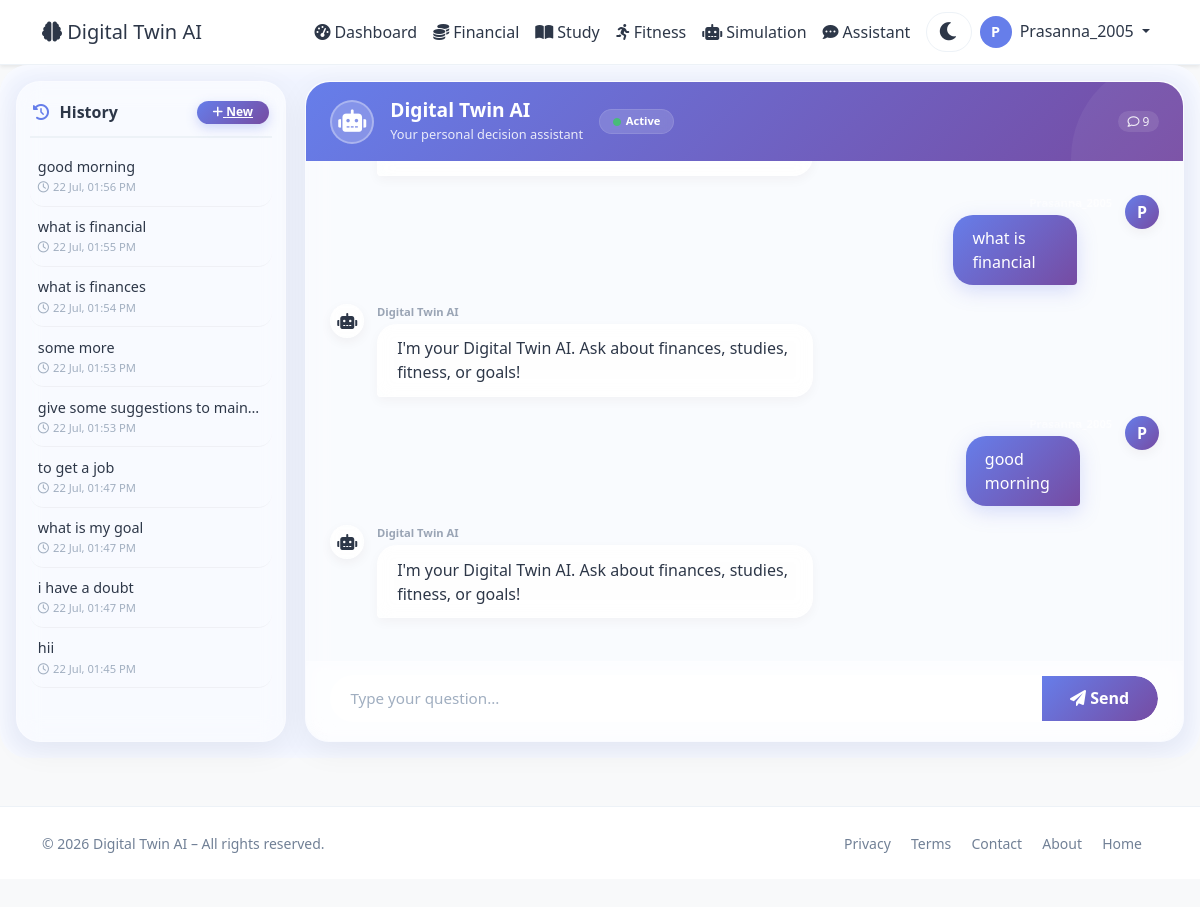
The page /user/assistant (signed in) on the database its author committed.
### app.py (models this page shows, shortened)
class User(UserMixin, db.Model):
    id = db.Column(db.Integer, primary_key=True)
    username = db.Column(db.String(80), unique=True, nullable=False)
    email = db.Column(db.String(120), unique=True, nullable=False)
    password_hash = db.Column(db.String(200), nullable=False)
    age = db.Column(db.Integer, default=25)
    occupation = db.Column(db.String(100), default='Student')
    monthly_income = db.Column(db.Float, default=50000)
    monthly_expenses = db.Column(db.Float, default=35000)
    savings = db.Column(db.Float, default=100000)
    study_hours_per_week = db.Column(db.Float, default=20)
    fitness_hours_per_week = db.Column(db.Float, default=5)
    sleep_hours_per_day = db.Column(db.Float, default=7)
    created_at = db.Column(db.DateTime, default=datetime.utcnow)
    is_admin = db.Column(db.Boolean, default=False)
    transactions = db.relationship('Transaction', backref='user', lazy=True)
    study_logs = db.relationship('StudyLog', backref='user', lazy=True)
    fitness_logs = db.relationship('FitnessLog', backref='user', lazy=True)
    goals = db.relationship('Goal', backref='user', lazy=True)

class ChatMessage(db.Model):
    id = db.Column(db.Integer, primary_key=True)
    user_id = db.Column(db.Integer, db.ForeignKey('user.id'), nullable=False)
    question = db.Column(db.Text, nullable=False)
    response = db.Column(db.Text, nullable=False)
    timestamp = db.Column(db.DateTime, default=datetime.utcnow)
    user = db.relationship('User', backref='chat_messages')

### app.py (the view, shortened to what this page needs)
@app.route('/user/assistant', methods=['GET', 'POST'])
@login_required
def user_assistant():
    if request.args.get('new'):
        session.pop('last_query', None)
        session.pop('last_response', None)
        session['hide_messages'] = True   # <-- Hide messages in chat body
        return redirect(url_for('user_assistant'))
    load_id = request.args.get('load')
    last_query = session.get('last_query')
    last_response = session.get('last_response')
    hide_messages = session.get('hide_messages', False)
    all_messages = ChatMessage.query.filter_by(user_id=current_user.id).order_by(ChatMessage.timestamp.desc()).all()
    return render_template('user/assistant.html',
                           user=current_user,
                           last_query=last_query,
                           last_response=last_response,
                           all_messages=all_messages,
                           hide_messages=hide_messages)

### app.py (called while the page is built)
@app.context_processor
def utility_processor():
    return dict(datetime=datetime)

@login_manager.user_loader
def load_user(user_id):
    return User.query.get(int(user_id))

### templates/user/assistant.html (shortened to what this page needs)
{% extends "base.html" %}
{% block content %}
<div class="assistant-wrapper">
    <div class="assistant-container">
        <div class="history-sidebar">
            <h6>
                <span><i class="fas fa-history"></i> History</span>
                <a href="{{ url_for('user_assistant', new=True) }}" class="btn-new-chat">
                    <i class="fas fa-plus"></i> New
                </a>
            </h6>
            {% if all_messages %}
                {% for msg in all_messages %}
                <div class="history-item"
                     onclick="location.href='{{ url_for('user_assistant', load=msg.id) }}'">
                    <div class="question">{{ msg.question }}</div>
                    <div class="timestamp">
                        <i class="far fa-clock me-1"></i>{{ msg.timestamp.strftime('%d %b, %I:%M %p') }}
                    </div>
                </div>
                {% endfor %}
            {% else %}
                <div class="text-muted text-center py-3" style="font-size:0.85rem;">
                    <i class="fas fa-inbox fa-2x d-block mb-2 opacity-25"></i>
                    No conversations yet.<br>Start chatting!
                </div>
            {% endif %}
        </div>
        <div class="chat-area" id="chatArea">
            <div class="chat-header">
                <div class="avatar"><i class="fas fa-robot"></i></div>
                <div class="info">
                    <h5>Digital Twin AI</h5>
                    <small>Your personal decision assistant</small>
                </div>
                <div class="badge-status">
                    <i class="fas fa-circle"></i> Active
                </div>
                <div class="chat-stats">
                    <span><i class="far fa-comment"></i> {{ all_messages|length }}</span>
                </div>
            </div>
            <div class="chat-body" id="chatBody">
                {% if hide_messages or not all_messages %}
                    <div class="empty-state">
                        <i class="fas fa-comment-dots"></i>
                        <h5 class="fw-bold text-dark">Start a conversation</h5>
                        <p>Ask me about finances, studies, fitness, or life goals.</p>
                        <div class="quick-actions">
                            <span class="btn-outline" onclick="fillAndSubmit('How can I save more money?')">💰 Save more</span>
                            <span class="btn-outline" onclick="fillAndSubmit('How can I improve my GPA?')">📚 Improve GPA</span>
                            <span class="btn-outline" onclick="fillAndSubmit('Give me fitness advice')">🏃 Fitness advice</span>
                            <span class="btn-outline" onclick="fillAndSubmit('Set a goal for me')">🎯 Set a goal</span>
                        </div>
                    </div>
                {% else %}
                    {% for msg in all_messages|sort(attribute='timestamp') %}
                        <div class="chat-message user">
                            <div class="avatar-small">{{ user.username[0]|upper }}</div>
                            <div>
                                <div class="username-label">{{ user.username }}</div>
                                <div class="bubble">{{ msg.question }}</div>
                            </div>
                        </div>
                        <div class="chat-message assistant">
                            <div class="avatar-small"><i class="fas fa-robot"></i></div>
                            <div>
                                <div class="username-label">Digital Twin AI</div>
                                <div class="bubble">{{ msg.response|replace('\n', '<br>')|safe }}</div>
                            </div>
                        </div>
                    {% endfor %}
                {% endif %}
            </div>
            <div class="chat-input">
                <form method="POST" id="chatForm">
                    <div class="input-group">
                        <input type="text" name="query" id="queryInput" class="form-control" placeholder="Type your question..." required>
                        <button type="submit" class="btn-send"><i class="fas fa-paper-plane"></i> Send</button>
                    </div>
                </form>
            </div>
        </div>
    </div>
</div>
{% endblock %}

### templates/base.html (shortened to what this page needs)
<!DOCTYPE html>
<html lang="en" data-theme="light">
<head>
    <link href="https://cdn.jsdelivr.net/npm/bootstrap@5.3.0/dist/css/bootstrap.min.css" rel="stylesheet">
    <link rel="stylesheet" href="https://cdnjs.cloudflare.com/ajax/libs/font-awesome/6.0.0/css/all.min.css">
</head>
<body>
    <nav class="navbar navbar-expand-lg navbar-light bg-white shadow-sm">
        <div class="container">
            <a class="navbar-brand" href="{{ url_for('index') }}">
                <i class="fas fa-brain"></i> Digital Twin AI
            </a>
            <div class="collapse navbar-collapse" id="navbarNav">
                <ul class="navbar-nav ms-auto align-items-lg-center">
                    {% if current_user.is_authenticated %}
                        <li class="nav-item">
                            <a class="nav-link" href="{{ url_for('user_dashboard') }}">
                                <i class="fas fa-tachometer-alt me-1"></i>Dashboard
                            </a>
                        </li>
                        <li class="nav-item">
                            <a class="nav-link" href="{{ url_for('user_financial') }}">
                                <i class="fas fa-coins me-1"></i>Financial
                            </a>
                        </li>
                        <li class="nav-item">
                            <a class="nav-link" href="{{ url_for('user_study') }}">
                                <i class="fas fa-book-open me-1"></i>Study
                            </a>
                        </li>
                        <li class="nav-item">
                            <a class="nav-link" href="{{ url_for('user_fitness') }}">
                                <i class="fas fa-running me-1"></i>Fitness
                            </a>
                        </li>
                        <li class="nav-item">
                            <a class="nav-link" href="{{ url_for('user_simulation') }}">
                                <i class="fas fa-robot me-1"></i>Simulation
                            </a>
                        </li>
                        <li class="nav-item">
                            <a class="nav-link" href="{{ url_for('user_assistant') }}">
                                <i class="fas fa-comment-dots me-1"></i>Assistant
                            </a>
                        </li>
                        <li class="nav-item">
                            <button class="theme-toggle" id="themeToggle" aria-label="Toggle theme">
                                <i class="fas fa-moon"></i>
                            </button>
                        </li>
                        <li class="nav-item dropdown">
                            <a class="nav-link dropdown-toggle" href="#" id="userDropdown" role="button" data-bs-toggle="dropdown">
                                <span class="user-avatar">{{ current_user.username[0]|upper }}</span>
                                <span class="ms-1">{{ current_user.username }}</span>
                            </a>
                        </li>
                    {% endif %}
                </ul>
            </div>
        </div>
    </nav>
    {% block content %}{% endblock %}
    <footer class="mt-5 py-4 bg-light border-top">
        <div class="container">
            <div class="row align-items-center">
                <div class="col-md-6 text-center text-md-start">
                    <span class="text-muted small">© 2026 Digital Twin AI – All rights reserved.</span>
                </div>
                <div class="col-md-6 text-center text-md-end">
                    <a href="{{ url_for('privacy') }}" class="text-muted text-decoration-none me-3 small">Privacy</a>
                    <a href="{{ url_for('terms') }}" class="text-muted text-decoration-none me-3 small">Terms</a>
                    <a href="{{ url_for('contact') }}" class="text-muted text-decoration-none me-3 small">Contact</a>
                    <a href="{{ url_for('about') }}" class="text-muted text-decoration-none me-3 small">About</a>
                    <a href="{{ url_for('index') }}" class="text-muted text-decoration-none me-3 small">Home</a>
                </div>
            </div>
        </div>
    </footer>
</body>
</html>

### templates/base.html (style rules this page uses)
:root { --bg-body: #f8f9fa; --bg-navbar: #ffffff; --bg-card: #ffffff; --text-primary: #2d3748; --text-muted: #718096; --border-color: #edf2f7; --shadow: 0 4px 20px rgba(0,0,0,0.06); --glass-bg: rgba(255,255,255,0.6); --glass-border: rgba(255,255,255,0.25); --accent: #667eea; --accent-gradient: linear-gradient(135deg, #667eea, #764ba2); --bg-input: #ffffff; --bg-light: #f7fafc; --bg-wrapper: #f0f4ff; --bg-hero: linear-gradient(135deg, #667eea 0%, #764ba2 100%); --dropdown-bg: #ffffff; --dropdown-text: #2d3748; --btn-bg: #667eea; --btn-hover: #5a6fd6; --badge-bg: #edf2f7; --badge-text: #4a5568; --progress-bg: #edf2f7; --progress-fill: linear-gradient(90deg, #667eea, #764ba2); }
body { background: var(--bg-body) !important; color: var(--text-primary) !important; font-family: 'Segoe UI', Tahoma, Geneva, Verdana, sans-serif; transition: background 0.3s, color 0.3s; }
.navbar { background: var(--bg-navbar) !important; border-bottom: 1px solid var(--border-color); }
.navbar-brand, .nav-link { color: var(--text-primary) !important; }
.bg-light, .bg-white { background: var(--bg-card) !important; }
.text-muted { color: var(--text-muted) !important; }
.form-control, .form-select { background: var(--bg-input) !important; color: var(--text-primary) !important; border-color: var(--border-color) !important; }
.dashboard-wrapper, .finance-wrapper, .study-wrapper, .fitness-wrapper, .assistant-wrapper, .sim-wrapper, .users-wrapper, .detail-wrapper, .about-wrapper, .privacy-wrapper, .terms-wrapper, .contact-wrapper { background: var(--bg-wrapper) !important; }
.border-top, .border-bottom { border-color: var(--border-color) !important; }
.theme-toggle { background: transparent; border: none; font-size: 1.3rem; color: var(--text-primary); cursor: pointer; transition: transform 0.3s; padding: 0.2rem 0.7rem; border-radius: 30px; background: var(--bg-input); margin-left: 0.5rem; border: 1px solid var(--border-color); }
.user-avatar { width: 32px; height: 32px; border-radius: 50%; background: var(--accent); color: white; display: inline-flex; align-items: center; justify-content: center; font-weight: 600; font-size: 0.9rem; }

### rows shown on the page
User: username "P", username "Prasanna_2005"
ChatMessage: question "good morning", timestamp "22 Jul, 01:56 PM", response "I'm your Digital Twin AI. Ask about finances, studies, fitness, or goals!"
ChatMessage: question "what is financial", timestamp "22 Jul, 01:55 PM", response "I'm your Digital Twin AI. Ask about finances, studies, fitness, or goals!"
ChatMessage: question "what is finances", timestamp "22 Jul, 01:54 PM"
ChatMessage: question "some more", timestamp "22 Jul, 01:53 PM"
ChatMessage: question "give some suggestions to main…", timestamp "22 Jul, 01:53 PM"
ChatMessage: question "to get a job", timestamp "22 Jul, 01:47 PM"
ChatMessage: question "what is my goal", timestamp "22 Jul, 01:47 PM"
ChatMessage: question "i have a doubt", timestamp "22 Jul, 01:47 PM"
ChatMessage: question "hii", timestamp "22 Jul, 01:45 PM"

### other values the page prints
{{ all_messages|length }} "9"
